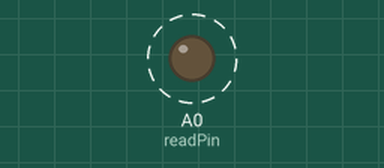
Bench run of a sketch on a simulated Arduino Uno, built with avr-gcc and run on an emulated ATmega328P. On the bench: output pins drawn as LEDs (lit = HIGH). Dashed ring = blinking. What the sketch prints to the serial monitor is not drawn.

Above: at 0.6 s.
Timing chart, 0 to 3.1 s (numbered marks = the images above):
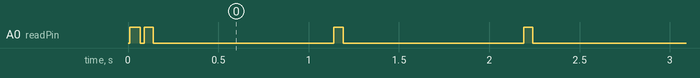

The sketch:

SerialOutput.ino
```cpp
/*==========================================================================================================*/
/*		2CP - TeamEscape - Engineering
 *		by Abdullah Saei
 *
 *		- It just generats a continuous serial output for testing logging script
 */
/*==========================================================================================================*/

const String title = String("Serial Output");
const String brainName = "Br1: ";
unsigned int delayTime = 1000;
unsigned long int now = millis();
unsigned int entryId = 0;
String logEntry;
const int readPin =  A0;      // the number of the LED pin

void setup() {

  Serial.begin(115200);
	delay(10);
  // initialize the read pin as an output:
  pinMode(readPin, OUTPUT);
  // turn Write mode on:
  digitalWrite(readPin, HIGH);
  print_logo_infos(title);
  Serial.println("Your Logger is working");
  // turn Write mode off:
  delay(50);
  digitalWrite(readPin, LOW);
  delay(20);
}

/*============================================================================================================
//===LOOP=====================================================================================================
//==========================================================================================================*/

void loop() {
    logEntry = createLogEntry();
    // turn Write mode on:
    digitalWrite(readPin, HIGH);
    Serial.println(logEntry);
    // turn Write mode off:
    delay(50);
    digitalWrite(readPin, LOW);
    delay(delayTime);
}

/*============================================================================================================
//===BASICS===================================================================================================
//==========================================================================================================*/
void print_logo_infos(String progTitle) {
  Serial.println();
  Serial.println(F("+-----------------------------------+"));
  Serial.println(F("|    TeamEscape HH&S ENGINEERING    |"));
  Serial.println(F("+-----------------------------------+"));
  Serial.print(brainName);
  Serial.println(progTitle);
  Serial.println();
}

String createLogEntry()
{
  String logEntry;
  now = millis();
  entryId ++;
  logEntry = brainName + String(entryId) + " , " + String(now) + " , "  + " , " + " Done. ";
  return logEntry;
}
```

Measured:
- by itself, A0 (readPin): repeats every 1.1 s: HIGH 0.05 s, LOW 1.0 s
